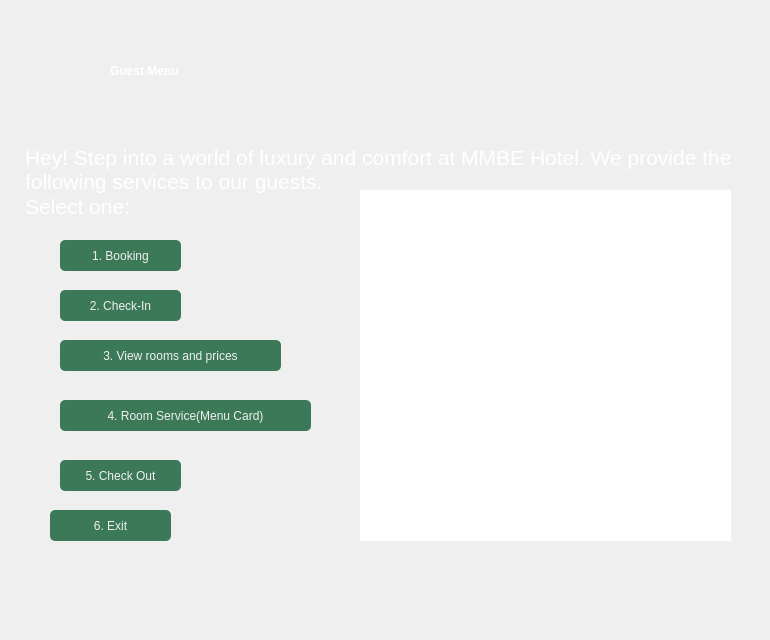
<?xml version="1.0" encoding="UTF-8"?>
<ui version="4.0">
 <class>Dialog</class>
 <widget class="QDialog" name="Dialog">
  <property name="geometry">
   <rect>
    <x>0</x>
    <y>0</y>
    <width>770</width>
    <height>640</height>
   </rect>
  </property>
  <property name="windowTitle">
   <string>Dialog</string>
  </property>
  <widget class="QLabel" name="GuestMenu">
   <property name="geometry">
    <rect>
     <x>110</x>
     <y>50</y>
     <width>171</width>
     <height>41</height>
    </rect>
   </property>
   <property name="styleSheet">
    <string notr="true">font: italic 36pt &quot;Palace Script MT&quot;;
font-weight:bold;
color:white;</string>
   </property>
   <property name="text">
    <string>Guest Menu</string>
   </property>
  </widget>
  <widget class="QTextEdit" name="textEdit">
   <property name="geometry">
    <rect>
     <x>20</x>
     <y>140</y>
     <width>771</width>
     <height>81</height>
    </rect>
   </property>
   <property name="styleSheet">
    <string notr="true">font-weight: bold;
color:white;
background-color: rgba(255, 255, 255, 0);
border: 1px solid rgba(255, 255, 255, 0);
font: 75 14pt &quot;Script MT Bold&quot;;
font: 75 16pt &quot;Script MT Bold&quot;;

</string>
   </property>
   <property name="html">
    <string>&lt;!DOCTYPE HTML PUBLIC &quot;-//W3C//DTD HTML 4.0//EN&quot; &quot;http://www.w3.org/TR/REC-html40/strict.dtd&quot;&gt;
&lt;html&gt;&lt;head&gt;&lt;meta name=&quot;qrichtext&quot; content=&quot;1&quot; /&gt;&lt;style type=&quot;text/css&quot;&gt;
p, li { white-space: pre-wrap; }
&lt;/style&gt;&lt;/head&gt;&lt;body style=&quot; font-family:'Script MT Bold'; font-size:16pt; font-weight:72; font-style:normal;&quot;&gt;
&lt;p style=&quot; margin-top:0px; margin-bottom:0px; margin-left:0px; margin-right:0px; -qt-block-indent:0; text-indent:0px;&quot;&gt;Hey! Step into a world of luxury and comfort at MMBE Hotel. We provide the following services to our guests.&lt;/p&gt;
&lt;p style=&quot; margin-top:0px; margin-bottom:0px; margin-left:0px; margin-right:0px; -qt-block-indent:0; text-indent:0px;&quot;&gt;Select one:&lt;/p&gt;&lt;/body&gt;&lt;/html&gt;</string>
   </property>
  </widget>
  <widget class="QLabel" name="picture">
   <property name="geometry">
    <rect>
     <x>360</x>
     <y>190</y>
     <width>371</width>
     <height>351</height>
    </rect>
   </property>
   <property name="styleSheet">
    <string notr="true">background-color:rgb(255, 255, 255);
border: 2px solid white;
</string>
   </property>
   <property name="text">
    <string/>
   </property>
   <property name="pixmap">
    <pixmap>GUEST.webp</pixmap>
   </property>
   <property name="scaledContents">
    <bool>true</bool>
   </property>
  </widget>
  <widget class="QPushButton" name="BookingButton">
   <property name="geometry">
    <rect>
     <x>60</x>
     <y>240</y>
     <width>121</width>
     <height>31</height>
    </rect>
   </property>
   <property name="styleSheet">
    <string notr="true">border-radius: 5px;
font: 75 12pt &quot;Segoe Print&quot;;
background-color: rgb(60, 121, 89);
color: rgb(240, 240, 240);</string>
   </property>
   <property name="text">
    <string>1. Booking</string>
   </property>
  </widget>
  <widget class="QPushButton" name="CheckInButton">
   <property name="geometry">
    <rect>
     <x>60</x>
     <y>290</y>
     <width>121</width>
     <height>31</height>
    </rect>
   </property>
   <property name="styleSheet">
    <string notr="true">border-radius: 5px;
font: 75 12pt &quot;Segoe Print&quot;;
background-color: rgb(60, 121, 89);
color: rgb(240, 240, 240);</string>
   </property>
   <property name="text">
    <string>2. Check-In</string>
   </property>
  </widget>
  <widget class="QLabel" name="background">
   <property name="geometry">
    <rect>
     <x>0</x>
     <y>-10</y>
     <width>781</width>
     <height>661</height>
    </rect>
   </property>
   <property name="text">
    <string/>
   </property>
   <property name="pixmap">
    <pixmap>Green White Minimalist Room Hotel Instagram Post (1).png</pixmap>
   </property>
   <property name="scaledContents">
    <bool>true</bool>
   </property>
  </widget>
  <widget class="QPushButton" name="ViewRoomsButton">
   <property name="geometry">
    <rect>
     <x>60</x>
     <y>340</y>
     <width>221</width>
     <height>31</height>
    </rect>
   </property>
   <property name="styleSheet">
    <string notr="true">border-radius: 5px;
font: 75 12pt &quot;Segoe Print&quot;;
background-color: rgb(60, 121, 89);
color: rgb(240, 240, 240);</string>
   </property>
   <property name="text">
    <string>3. View rooms and prices</string>
   </property>
  </widget>
  <widget class="QPushButton" name="RoomServiceButton">
   <property name="geometry">
    <rect>
     <x>60</x>
     <y>400</y>
     <width>251</width>
     <height>31</height>
    </rect>
   </property>
   <property name="styleSheet">
    <string notr="true">border-radius: 5px;
font: 75 12pt &quot;Segoe Print&quot;;
background-color: rgb(60, 121, 89);
color: rgb(240, 240, 240);</string>
   </property>
   <property name="text">
    <string>4. Room Service(Menu Card)</string>
   </property>
  </widget>
  <widget class="QPushButton" name="checkOutButton">
   <property name="geometry">
    <rect>
     <x>60</x>
     <y>460</y>
     <width>121</width>
     <height>31</height>
    </rect>
   </property>
   <property name="styleSheet">
    <string notr="true">border-radius: 5px;
font: 75 12pt &quot;Segoe Print&quot;;
background-color: rgb(60, 121, 89);
color: rgb(240, 240, 240);</string>
   </property>
   <property name="text">
    <string>5. Check Out</string>
   </property>
  </widget>
  <widget class="QPushButton" name="ExitButton">
   <property name="geometry">
    <rect>
     <x>50</x>
     <y>510</y>
     <width>121</width>
     <height>31</height>
    </rect>
   </property>
   <property name="styleSheet">
    <string notr="true">border-radius: 5px;
font: 75 12pt &quot;Segoe Print&quot;;
background-color: rgb(60, 121, 89);
color: rgb(240, 240, 240);</string>
   </property>
   <property name="text">
    <string>6. Exit</string>
   </property>
  </widget>
  <zorder>background</zorder>
  <zorder>GuestMenu</zorder>
  <zorder>textEdit</zorder>
  <zorder>picture</zorder>
  <zorder>BookingButton</zorder>
  <zorder>CheckInButton</zorder>
  <zorder>ViewRoomsButton</zorder>
  <zorder>RoomServiceButton</zorder>
  <zorder>checkOutButton</zorder>
  <zorder>ExitButton</zorder>
 </widget>
 <resources/>
 <connections/>
</ui>
